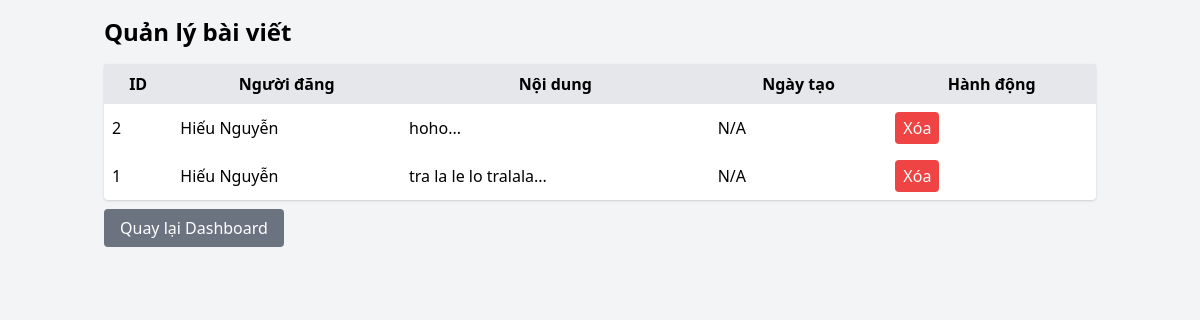
The app's page /admin/posts (signed in) with its own data.
### app/models.py (models this page shows, shortened)
class Post(db.Model):
    id = db.Column(db.Integer, primary_key=True)
    user_id = db.Column(db.Integer, db.ForeignKey('user.id'), nullable=False)
    content = db.Column(db.Text, nullable=False)
    image = db.Column(db.String(200))
    created_at = db.Column(db.DateTime, default=lambda: datetime.now(tz), index=True)
    updated_at = db.Column(db.DateTime, onupdate=lambda: datetime.now(tz))
    user = db.relationship('User', back_populates='posts')
    comments = db.relationship('Comment', back_populates='post', lazy=True, cascade='all, delete-orphan')
    likes = db.relationship('Like', back_populates='post', lazy=True, cascade='all, delete-orphan')

class User(db.Model, UserMixin):
    id = db.Column(db.Integer, primary_key=True)
    username = db.Column(db.String(64), unique=True, nullable=False)
    email = db.Column(db.String(120), unique=True, nullable=False)
    password = db.Column(db.String(128), nullable=False)
    avatar = db.Column(db.String(200), default='default.jpg')
    total_hearts = db.Column(db.Integer, default=0)
    is_admin = db.Column(db.Boolean, default=False)
    is_active = db.Column(db.Boolean, default=True)
    posts = db.relationship('Post', back_populates='user', lazy=True, cascade='all, delete-orphan')
    comments = db.relationship('Comment', back_populates='user', lazy=True, cascade='all, delete-orphan')
    post_likes = db.relationship('Like', back_populates='user', lazy=True)
    comment_likes = db.relationship('Comment', secondary=comment_likes, back_populates='liked_by', lazy='dynamic')
    sent_messages = db.relationship('Message', foreign_keys='Message.sender_id', back_populates='sender', lazy=True)
    received_messages = db.relationship('Message', foreign_keys='Message.receiver_id', back_populates='receiver', lazy=True)
    sent_friend_requests = db.relationship('Friendship', foreign_keys='Friendship.user_id', back_populates='user', lazy=True)
    received_friend_requests = db.relationship('Friendship', foreign_keys='Friendship.friend_id', back_populates='friend', lazy=True)
    calls_made = db.relationship('Call', foreign_keys='Call.caller_id', back_populates='caller', lazy=True)
    calls_received = db.relationship('Call', foreign_keys='Call.callee_id', back_populates='callee', lazy=True)

### app/routes.py (the view)
@admin.route('/admin/posts')
@login_required
@admin_required
def manage_posts():
    page = request.args.get('page', 1, type=int)
    posts = Post.query.order_by(Post.created_at.desc()).paginate(page=page, per_page=20)
    return render_template('admin/posts.html', posts=posts)

### app/routes.py (called while the page is built)
def admin_required(f):
    @wraps(f)
    def decorated_function(*args, **kwargs):
        if not current_user.is_authenticated or not current_user.is_admin:
            flash('Bạn cần quyền admin để truy cập trang này.', 'danger')
            return redirect(url_for('main.feed'))
        return f(*args, **kwargs)
    return decorated_function

### app/templates/admin/posts.html (shortened to what this page needs)
<!DOCTYPE html>
<html>
<head>
    <link href="https://cdn.jsdelivr.net/npm/tailwindcss@2.2.19/dist/tailwind.min.css" rel="stylesheet">
</head>
<body class="bg-gray-100">
    <div class="container mx-auto p-4">
        <h1 class="text-2xl font-bold mb-4">Quản lý bài viết</h1>
        <table class="w-full bg-white rounded shadow">
            <thead>
                <tr class="bg-gray-200">
                    <th class="p-2">ID</th>
                    <th class="p-2">Người đăng</th>
                    <th class="p-2">Nội dung</th>
                    <th class="p-2">Ngày tạo</th>
                    <th class="p-2">Hành động</th>
                </tr>
            </thead>
            <tbody>
                {% for post in posts.items %}
                <tr>
                    <td class="p-2">{{ post.id }}</td>
                    <td class="p-2">{{ post.user.username }}</td>
                    <td class="p-2">{{ post.content[:100] }}...</td>
                    <td class="p-2">{{ post.created_at_hn.strftime('%Y-%m-%d %H:%M:%S') if post.created_at_hn else 'N/A' }}</td>
                    <td class="p-2">
                        <form method="POST" action="{{ url_for('admin.delete_post', post_id=post.id) }}">
                            <button type="submit" class="bg-red-500 text-white px-2 py-1 rounded">Xóa</button>
                        </form>
                    </td>
                </tr>
                {% endfor %}
            </tbody>
        </table>
        <div class="mt-4">
            <a href="{{ url_for('admin.dashboard') }}" class="bg-gray-500 text-white px-4 py-2 rounded">Quay lại Dashboard</a>
        </div>
    </div>
</body>
</html>

### records on screen
Post: id "2", user.username "Hiếu Nguyễn", content "hoho", created_at_hn "N/A"
Post: id "1", user.username "Hiếu Nguyễn", content "tra la le lo tralala", created_at_hn "N/A"
